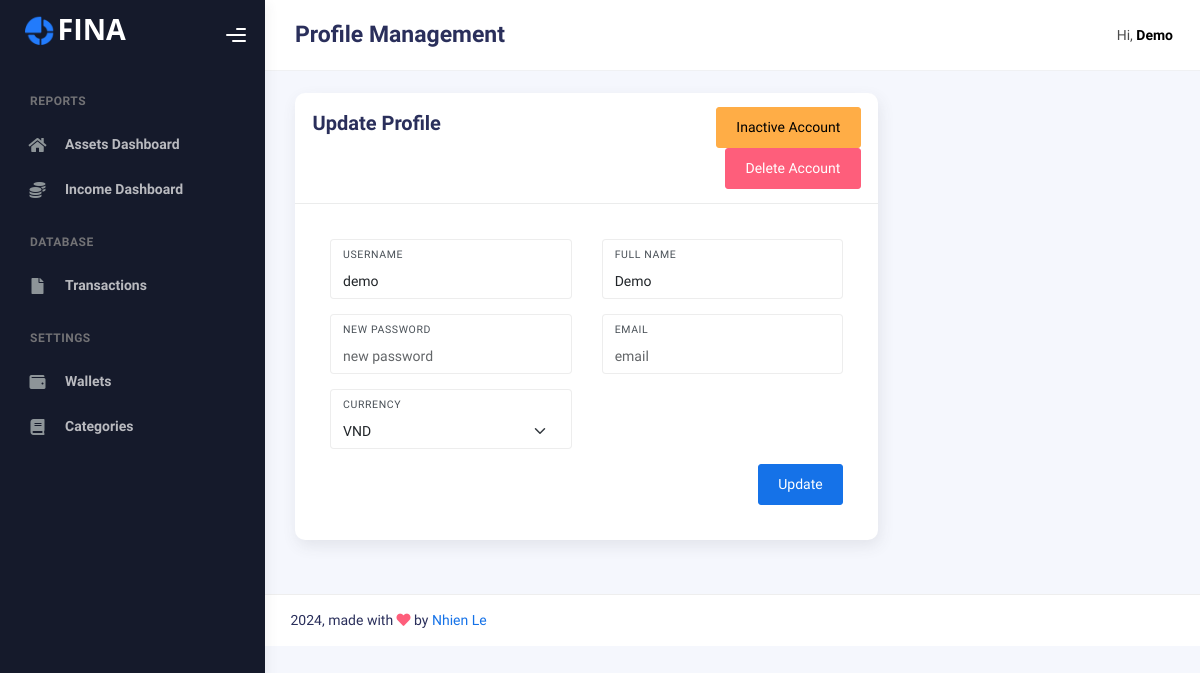
Screenshot of /profile (signed in) with the database file from the repository.
### app/models.py (models this page shows)
class User(Base):
    __tablename__ = "users"
    id = Column(Integer, primary_key=True, index=True)
    username = Column(String, index=True)
    fullname = Column(String)
    email = Column(String, unique=True, index=True)
    hashed_password = Column(String)
    currency = Column(String)
    is_active = Column(Boolean, default=1)
    registered_date = Column(DateTime, default=datetime.now)
    updated_date = Column(DateTime, default=datetime.now, onupdate=datetime.now)
    wallets = relationship("Wallet", back_populates="user", cascade="all, delete-orphan")
    categorys = relationship("Category", back_populates="user", cascade="all, delete-orphan")
    transactions = relationship("Transaction", back_populates="user", cascade="all, delete-orphan")

### main.py (the view)
@app.get("/profile", response_class=HTMLResponse)
async def read_profile(request: Request, db: Session = Depends(get_db), error_message=None):
    user_id = request.cookies.get("user_id")
    user = crud.get_user(db, user_id=user_id)
    return templates.TemplateResponse("profile.html", {"request": request,
                                                       "username": user.fullname,
                                                       "user": user,
                                                       "currencies": currencies.keys(),
                                                       'error_message': error_message})

### templates/profile.html (shortened to what this page needs)
{% extends "layout.html" %}
{% block pagename %}Profile Management{% endblock %}
{% block inner %}
<div class="col-md-8">
    <div class="card">
        <div class="card-header">
            <div class="row">
                <div class="col-md-6">
                    <h4 class="card-title">Update Profile</h4>
                </div>
                <div class="col-md-6 text-end">
                  <form method="post" action="/users/inactive" class="d-inline">
                    <button type="submit" class="btn btn-warning">Inactive Account</button>
                  </form>
                    <form method="post" action="/users/delete" class="d-inline">
                        <button type="submit" class="btn btn-danger">Delete Account</button>
                    </form>
                </div>
            </div>
        </div>
        <div class="card-body">
          <div class="card-body">
            <form method="post" id="updateProfileForm" action="/users/update">
              <div class="row">
                <div class="col-md-6">
                  <div class="form-group form-group-default">
                    <label>Username</label>
                    <input id="updateUsername" name="username" type="text" class="form-control"
                    placeholder="username" value="{{ user.username }}" autocomplete="off"/>
                  </div>
                </div>
                <div class="col-md-6">
                    <div class="form-group form-group-default">
                      <label>Full Name</label>
                      <input id="updateFullname" name="fullname" type="text" class="form-control"
                      placeholder="first name" value="{{ user.fullname }}" autocomplete="off"/>
                    </div>
                  </div>
                <div class="col-md-6">
                  <div class="form-group form-group-default">
                    <label>New Password</label>
                    <input id="updatePassword" name="password" type="password" class="form-control" placeholder="new password" />
                  </div>
                </div>
                <div class="col-md-6">
                  <div class="form-group form-group-default">
                    <label>Email</label>
                    <input id="updateEmail" name="email" type="email" class="form-control" placeholder="email" value="{{ user.email }}"/>
                  </div>
                </div>
                <div class="col-md-6">
                  <div class="form-group form-group-default">
                    <label>Currency</label>
                    <select
                      id="currency"
                      name="currency"
                      class="form-select"
                    >
                      {% for currency in currencies %}
                          <option value="{{ currency }}" {% if user.currency == currency %}selected{% endif %}>{{ currency }}</option>
                      {% endfor %}
                    </select>
                  </div>
                </div>
            </div>
            <div class="row">
            <div class="text-end">
                <button type="submit" id="updateRowButton" class="btn btn-primary text">
                Update
                </button>
            </div>
            </form>
          </div>
        </div>
    </div>
</div>
{% endblock %}

### templates/layout.html (shortened to what this page needs)
<!DOCTYPE html>
<html lang="en">
  <head>
    <link rel="stylesheet" href="static/css/bootstrap.min.css" />
    <link rel="stylesheet" href="static/css/plugins.min.css" />
    <link rel="stylesheet" href="static/css/kaiadmin.min.css" />
  </head>
  <body {% if request.cookies.get("darkmode")=="dark" %}data-background-color="dark"{% endif %}>
    <div class="wrapper">
      <div class="sidebar" data-background-color="dark2">
        <div class="sidebar-logo">
          <div class="logo-header" data-background-color="dark2">
            <a href="asset.html" class="logo">
              <img
                src="static/img/logo3.svg"
                alt="navbar brand"
                class="navbar-brand"
                height="60"
              />
            </a>
            <div class="nav-toggle">
              <button class="btn btn-toggle toggle-sidebar">
                <i class="gg-menu-right"></i>
              </button>
            </div>
          </div>
        </div>
        <div class="sidebar-wrapper scrollbar scrollbar-inner">
          <div class="sidebar-content">
            <ul class="nav nav-primary">
              <li class="nav-section">
                <h4 class="text-section">REPORTS</h4>
              </li>
              <li class="nav-item {% if request.path == '/assets_dashboard' %}active{% endif %}">
                  <a href="/assets_dashboard">
                      <i class="fas fa-home"></i>
                      <p>Assets Dashboard</p>
                  </a>
              </li>
              <li class="nav-item {% if request.path == '/income_dashboard' %}active{% endif %}">
                  <a href="/income_dashboard">
                      <i class="fas fa-coins"></i>
                      <p>Income Dashboard</p>
                  </a>
              </li>
              <li class="nav-section">
                  <h4 class="text-section">DATABASE</h4>
              </li>
              <li class="nav-item {% if request.path == '/transactions' %}active{% endif %}">
                  <a href="/transactions">
                      <i class="fas fa-file"></i>
                      <p>Transactions</p>
                  </a>
              </li>
              <li class="nav-section">
                <h4 class="text-section">SETTINGS</h4>
              </li>
              <li class="nav-item {% if request.path == '/wallets' %}active{% endif %}">
                  <a href="/wallets">
                      <i class="fas fa-wallet"></i>
                      <p>Wallets</p>
                  </a>
              </li>
              <li class="nav-item {% if request.path == '/categories' %}active{% endif %}">
                  <a href="/categories">
                      <i class="fas fa-book"></i>
                      <p>Categories</p>
                  </a>
              </li>
            </ul>
          </div>
        </div>
      </div>
      <div class="main-panel">
        <div class="main-header">
          <nav
            class="navbar navbar-header navbar-header-transparent navbar-expand-lg border-bottom" {% if request.cookies.get("darkmode")=="dark" %}data-background-color="dark2"{% endif %}
          >
            <div class="container-fluid">
              <nav class="nav-item topbar-user dropdown hidden-caret">
                <h3 class="fw-bold mb-3" style="margin-bottom: 0 !important;">{% block pagename %}{% endblock %}</h3>
              </nav>
              <ul class="navbar-nav topbar-nav ms-md-auto align-items-center">
                <li class="nav-item topbar-user dropdown hidden-caret">
                  <a
                    class="dropdown-toggle profile-pic"
                    data-bs-toggle="dropdown"
                    href="#"
                    aria-expanded="false"
                  >
                    <span class="profile-username">
                      <span class="op-7">Hi,</span>
                      <span class="fw-bold">{{ username }}</span>
                    </span>
                  </a>
                </li>
              </ul>
            </div>
          </nav>
        </div>
        <div class="container">
          <div class="page-inner">
            {% block inner %}
            {% endblock %}
          </div>
        </div>
        <footer class="footer">
          <div class="container-fluid d-flex justify-content-between">
            <div class="copyright">
              2024, made with <i class="fa fa-heart heart text-danger"></i> by
              <a href="http://www.nhienle.com">Nhien Le</a>
            </div>
          </div>
        </footer>
      </div>
    </div>
  </body>
</html>

### rows the page displays
User: fullname "Demo", username "demo", currency "VND"
